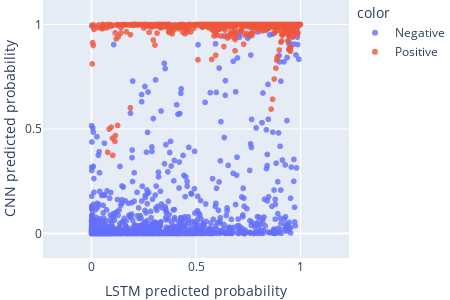

Notebook code cell kept with this figure:
### Code cell
fig_train.write_image(f'{output_dir}/data_train.png')
fig_train

### Figure 1 — Plotly figure (JSON) as saved in the notebook; plotly's stock layout.template omitted (floating-point values rounded to 4 significant figures; data arrays with more than 128 entries replaced by an {"elided": "..."} marker saying what was removed)
{"data": [{"customdata": {"elided": "2849x4 mixed values"}, "hovertemplate": "color=Negative<br>prob0=%{x}<br>prob1=%{y}<br>prefix=%{customdata[0]}<br>arpnum=%{customdata[1]}<br>t_end=%{customdata[2]}<br>AREA=%{customdata[3]}<extra></extra>", "legendgroup": "Negative", "marker": {"color": "#636efa", "opacity": 0.8, "symbol": "circle"}, "mode": "markers", "name": "Negative", "showlegend": true, "type": "scattergl", "x": {"elided": "2849 float values"}, "xaxis": "x", "y": {"elided": "2849 float values"}, "yaxis": "y"}, {"customdata": {"elided": "2849x4 mixed values"}, "hovertemplate": "color=Positive<br>prob0=%{x}<br>prob1=%{y}<br>prefix=%{customdata[0]}<br>arpnum=%{customdata[1]}<br>t_end=%{customdata[2]}<br>AREA=%{customdata[3]}<extra></extra>", "legendgroup": "Positive", "marker": {"color": "#EF553B", "opacity": 0.8, "symbol": "circle"}, "mode": "markers", "name": "Positive", "showlegend": true, "type": "scattergl", "x": {"elided": "2849 float values"}, "xaxis": "x", "y": {"elided": "2849 float values"}, "yaxis": "y"}], "layout": {"height": 300, "legend": {"title": {"text": "color"}, "tracegroupgap": 0}, "margin": {"b": 0, "l": 0, "r": 0, "t": 0}, "width": 450, "xaxis": {"anchor": "y", "domain": [0, 1], "range": [-0.1966, 1.197], "title": {"text": "LSTM predicted probability"}, "type": "linear"}, "yaxis": {"anchor": "x", "domain": [0, 1], "dtick": 0.5, "range": [-0.1038, 1.104], "scaleanchor": "x", "tick0": 0, "tickmode": "linear", "title": {"text": "CNN predicted probability"}, "type": "linear"}}}
